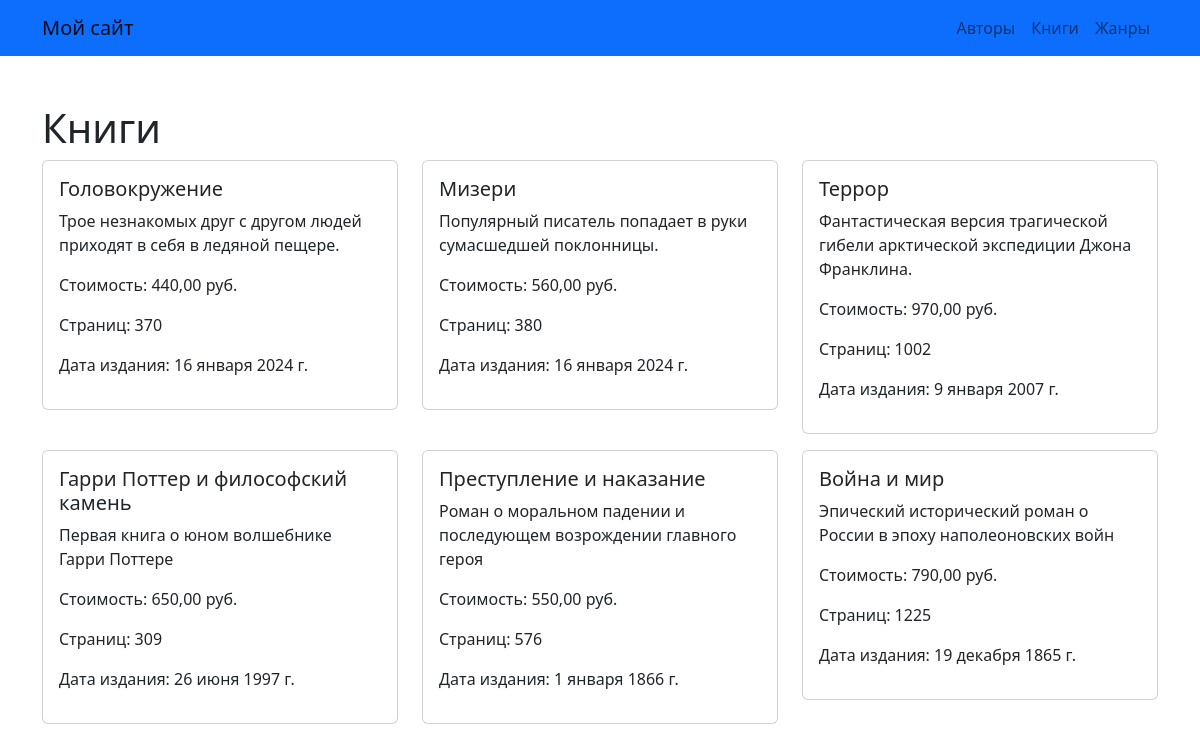
The page /books/ on the database its author committed.
### myapp/models.py (models this page shows, shortened)
class Book(models.Model):
    title = models.CharField(max_length=100)
    description = models.TextField()
    publication_date = models.DateField()
    num_pages = models.IntegerField()
    price = models.DecimalField(max_digits=6, decimal_places=2)
    genres = models.ManyToManyField(Genre)
    author = models.ForeignKey(Author, on_delete=models.CASCADE)
    is_bestseller = models.BooleanField(default=False)
    class Meta:
        ordering = ['-id']
        verbose_name = 'Книга'
        verbose_name_plural = 'Книги'

### myapp/views.py (the view)
# urls.py: path('books/', books, name='books'),
def books(request):
    books = Book.objects.all()
    context = {
        'books': books
    }
    return render(request, 'books.html', context)

### myapp/templates/books.html
{% extends 'base.html' %}
{% block content %}
<div class="container mt-5">
  <h1>Книги</h1>
  <div class="row">
    {% for book in books %}
      <div class="col-md-4">
        <div class="card mb-3">
          <div class="card-body">
            <h5 class="card-title">{{ book.title }}</h5>
            <p class="card-text">
              {% if book.description %}
                {{ book.description|truncatewords:15 }}
              {% else %}
                Описания пока нет
              {% endif %}
              <p>Стоимость: {{ book.price }} руб.</p>
              <p>Страниц: {{ book.num_pages }} </p>
              <p>Дата издания: {{ book.publication_date }} </p>
            </p>
          </div>
        </div>
      </div>
    {% endfor %}
  </div>
</div>
{% endblock %}

### rows shown on the page
Book: title "Головокружение", description "Трое незнакомых друг с другом людей приходят в себя в ледяной пещере.", price "440,00", num_pages "370", publication_date "16 января 2024 г."
Book: title "Мизери", description "Популярный писатель попадает в руки сумасшедшей поклонницы.", price "560,00", num_pages "380", publication_date "16 января 2024 г."
Book: title "Террор", description "Фантастическая версия трагической гибели арктической экспедиции Джона Франклина.", price "970,00", num_pages "1002", publication_date "9 января 2007 г."
Book: title "Гарри Поттер и философский камень", description "Первая книга о юном волшебнике Гарри Поттере", price "650,00", num_pages "309", publication_date "26 июня 1997 г."
Book: title "Преступление и наказание", description "Роман о моральном падении и последующем возрождении главного героя", price "550,00", num_pages "576", publication_date "1 января 1866 г."
Book: title "Война и мир", description "Эпический исторический роман о России в эпоху наполеоновских войн", price "790,00", num_pages "1225", publication_date "19 декабря 1865 г."
